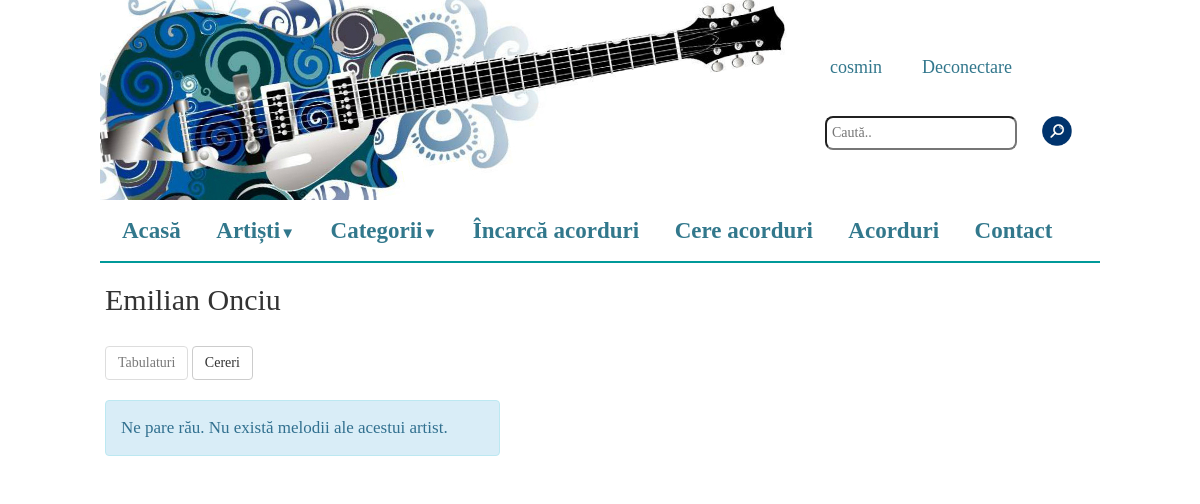
Page /index.php?artist=Emilian Onciu (signed in) on the earlier database version.
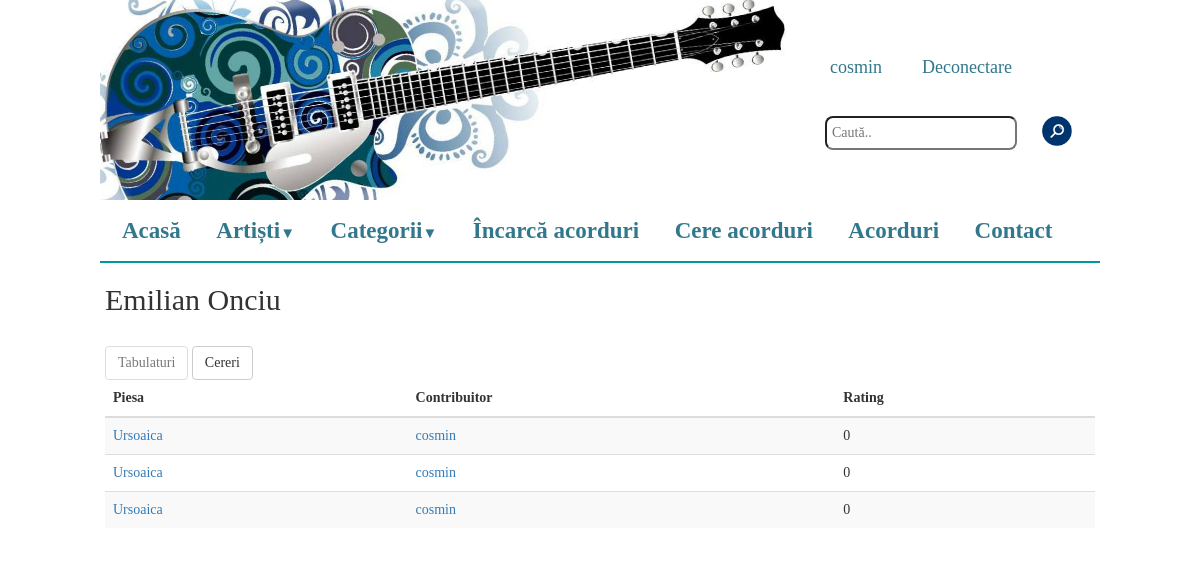
Same page on the later database version.
### tables this page shows
CREATE TABLE IF NOT EXISTS `melodii` (
  `id` int(11) NOT NULL AUTO_INCREMENT,
  `artist` varchar(100) NOT NULL,
  `titlu` varchar(100) NOT NULL,
  `cale_tmp` varchar(200) DEFAULT NULL,
  `cale` varchar(200) DEFAULT NULL,
  `categorie` varchar(200) NOT NULL,
  `uploader` varchar(200) NOT NULL,
  `plus` int(11) NOT NULL,
  `minus` int(11) NOT NULL,
  `comments_path` varchar(200) NOT NULL,
  PRIMARY KEY (`id`)
);

### includes/functions.php (called while the page is built, shortened)
<?php
function get_songs_by_artist($artist) {
    $result = mysql_query("SELECT * FROM melodii WHERE artist='$artist' and cale is not NULL order by artist, titlu");
    $songs = array();
    while($p = mysql_fetch_array($result)){
        $songs[] = $p;
    }
    return $songs;
}
?>

### pages/display_tabs_by_artist.php (the view, shortened to what this page needs)
<?php
    if(isset($_GET['artist'])) {
        $artist = $_GET['artist'];
        print "<h2>".$artist."</h2><br>";
?>
<div class="switch">
    <input type="button" class="btn btn-default" value="Tabulaturi" id="display_tabs" onclick="switch_tabs_requests()" disabled="true">
    <input type="button" class="btn btn-default" value="Cereri" id="display_req" onclick="switch_tabs_requests()">
</div>
<div class="artist_tabs">
<?php
        $all_songs = get_songs_by_artist($artist);
        if (count($all_songs) == 0) {
?>
    <div id="error_tab" class='alert alert-info' style='display: block;font-size:17px;width:395px;margin-left:0px;margin-top:20px'>Ne pare rău. Nu există melodii ale acestui artist.</div>
<?php
        } else {
?>
    <table width="100%" id="tabs" class="table table-striped">
		<thead>
			<tr>
				<th>Piesa</th>
				<th>Contribuitor</th>
				<th>Rating</th>
			</tr>
		</thead>
		<tbody>
        <?php
            foreach ($all_songs as $sg){
        ?>
			<tr>
				<td><?php print "<a href=\"index.php?song=".$sg['id']."\">".$sg['titlu']."</a>";?></td>
				<td><a href="index.php?user_uploads=1&username=<?php echo $sg['uploader']; ?>"><?php print $sg['uploader'];?></a></td>
				<td><?php print $sg['plus']-$sg['minus'];?></td>
			</tr>
        <?php
            }
        ?>
		</tbody>
    </table>
<?php
    }
?>
</div>
<?php
    }
?>

Differences in the rows shown:
added melodii: titlu "Ursoaica", uploader "cosmin", $sg['plus']-$sg['minus'] "0"
added melodii: titlu "Ursoaica", uploader "cosmin", $sg['plus']-$sg['minus'] "0"
added melodii: titlu "Ursoaica", uploader "cosmin", $sg['plus']-$sg['minus'] "0"
Other differences:
text no longer shown: "Ne pare rău. Nu există melodii ale acestui artist."
text now shown: "Piesa Contribuitor Rating"
